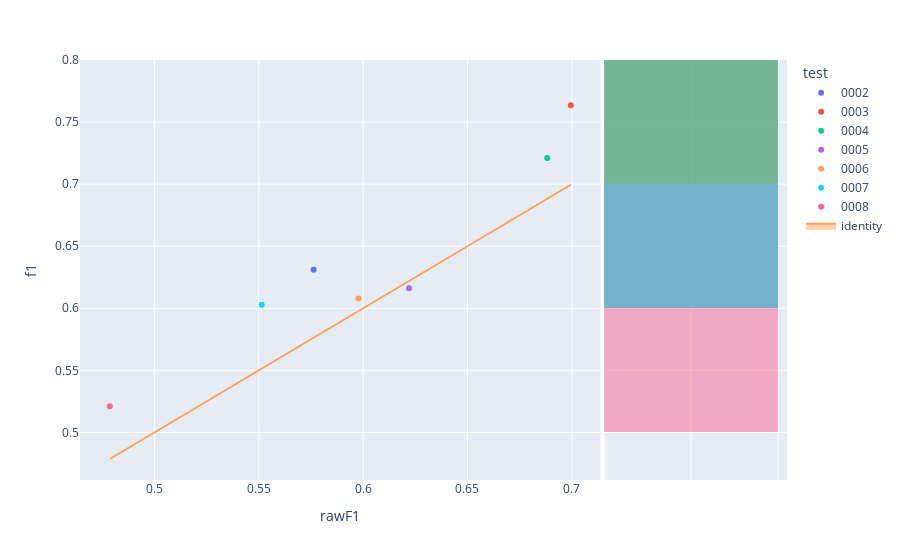

Source (notebook cell):
### Code cell
fig=px.scatter(experimentModels,x='rawF1',y='f1',color='test',hover_name='modelId', marginal_y="histogram")
fig.add_trace(
    go.Scatter(x=experimentModels['rawF1'], y=experimentModels['rawF1'], name="identity", mode='lines',fill="toself")
)
fig.show()

### Figure 1 — Plotly figure (JSON) as saved in the notebook; plotly's stock layout.template omitted (floating-point values rounded to 4 significant figures)
{"data": [{"hovertemplate": "<b>%{hovertext}</b><br><br>test=0002<br>rawF1=%{x}<br>f1=%{y}<extra></extra>", "hovertext": ["ca4abebe-7534-4387-9f7e-7e56aeb102df"], "legendgroup": "0002", "marker": {"color": "#636efa", "symbol": "circle"}, "mode": "markers", "name": "0002", "orientation": "v", "showlegend": true, "type": "scatter", "x": [0.5763], "xaxis": "x", "y": [0.6311], "yaxis": "y"}, {"alignmentgroup": "True", "bingroup": "y", "hovertemplate": "test=0002<br>f1=%{y}<br>count=%{x}<extra></extra>", "legendgroup": "0002", "marker": {"color": "#636efa"}, "name": "0002", "offsetgroup": "0002", "opacity": 0.5, "showlegend": false, "type": "histogram", "xaxis": "x2", "y": [0.6311], "yaxis": "y2"}, {"hovertemplate": "<b>%{hovertext}</b><br><br>test=0003<br>rawF1=%{x}<br>f1=%{y}<extra></extra>", "hovertext": ["ec345db7-d0e7-447a-a219-52693d52bf41"], "legendgroup": "0003", "marker": {"color": "#EF553B", "symbol": "circle"}, "mode": "markers", "name": "0003", "orientation": "v", "showlegend": true, "type": "scatter", "x": [0.6995], "xaxis": "x", "y": [0.7635], "yaxis": "y"}, {"alignmentgroup": "True", "bingroup": "y", "hovertemplate": "test=0003<br>f1=%{y}<br>count=%{x}<extra></extra>", "legendgroup": "0003", "marker": {"color": "#EF553B"}, "name": "0003", "offsetgroup": "0003", "opacity": 0.5, "showlegend": false, "type": "histogram", "xaxis": "x2", "y": [0.7635], "yaxis": "y2"}, {"hovertemplate": "<b>%{hovertext}</b><br><br>test=0004<br>rawF1=%{x}<br>f1=%{y}<extra></extra>", "hovertext": ["5efd55af-ba1f-4dd8-905e-9279a3c25d07"], "legendgroup": "0004", "marker": {"color": "#00cc96", "symbol": "circle"}, "mode": "markers", "name": "0004", "orientation": "v", "showlegend": true, "type": "scatter", "x": [0.6882], "xaxis": "x", "y": [0.7211], "yaxis": "y"}, {"alignmentgroup": "True", "bingroup": "y", "hovertemplate": "test=0004<br>f1=%{y}<br>count=%{x}<extra></extra>", "legendgroup": "0004", "marker": {"color": "#00cc96"}, "name": "0004", "offsetgroup": "0004", "opacity": 0.5, "showlegend": false, "type": "histogram", "xaxis": "x2", "y": [0.7211], "yaxis": "y2"}, {"hovertemplate": "<b>%{hovertext}</b><br><br>test=0005<br>rawF1=%{x}<br>f1=%{y}<extra></extra>", "hovertext": ["79b2270a-cfb8-4f96-987a-040fa3dc0386"], "legendgroup": "0005", "marker": {"color": "#ab63fa", "symbol": "circle"}, "mode": "markers", "name": "0005", "orientation": "v", "showlegend": true, "type": "scatter", "x": [0.622], "xaxis": "x", "y": [0.6161], "yaxis": "y"}, {"alignmentgroup": "True", "bingroup": "y", "hovertemplate": "test=0005<br>f1=%{y}<br>count=%{x}<extra></extra>", "legendgroup": "0005", "marker": {"color": "#ab63fa"}, "name": "0005", "offsetgroup": "0005", "opacity": 0.5, "showlegend": false, "type": "histogram", "xaxis": "x2", "y": [0.6161], "yaxis": "y2"}, {"hovertemplate": "<b>%{hovertext}</b><br><br>test=0006<br>rawF1=%{x}<br>f1=%{y}<extra></extra>", "hovertext": ["b1cb5f16-0c62-4dd7-b5d9-16fae63b28c5"], "legendgroup": "0006", "marker": {"color": "#FFA15A", "symbol": "circle"}, "mode": "markers", "name": "0006", "orientation": "v", "showlegend": true, "type": "scatter", "x": [0.5978], "xaxis": "x", "y": [0.6079], "yaxis": "y"}, {"alignmentgroup": "True", "bingroup": "y", "hovertemplate": "test=0006<br>f1=%{y}<br>count=%{x}<extra></extra>", "legendgroup": "0006", "marker": {"color": "#FFA15A"}, "name": "0006", "offsetgroup": "0006", "opacity": 0.5, "showlegend": false, "type": "histogram", "xaxis": "x2", "y": [0.6079], "yaxis": "y2"}, {"hovertemplate": "<b>%{hovertext}</b><br><br>test=0007<br>rawF1=%{x}<br>f1=%{y}<extra></extra>", "hovertext": ["28b0a080-fdd1-4b49-97d4-f98a8671c508"], "legendgroup": "0007", "marker": {"color": "#19d3f3", "symbol": "circle"}, "mode": "markers", "name": "0007", "orientation": "v", "showlegend": true, "type": "scatter", "x": [0.5514], "xaxis": "x", "y": [0.6029], "yaxis": "y"}, {"alignmentgroup": "True", "bingroup": "y", "hovertemplate": "test=0007<br>f1=%{y}<br>count=%{x}<extra></extra>", "legendgroup": "0007", "marker": {"color": "#19d3f3"}, "name": "0007", "offsetgroup": "0007", "opacity": 0.5, "showlegend": false, "type": "histogram", "xaxis": "x2", "y": [0.6029], "yaxis": "y2"}, {"hovertemplate": "<b>%{hovertext}</b><br><br>test=0008<br>rawF1=%{x}<br>f1=%{y}<extra></extra>", "hovertext": ["acc1aab9-4594-40ce-8d0c-f2111f7a6c69"], "legendgroup": "0008", "marker": {"color": "#FF6692", "symbol": "circle"}, "mode": "markers", "name": "0008", "orientation": "v", "showlegend": true, "type": "scatter", "x": [0.4786], "xaxis": "x", "y": [0.5212], "yaxis": "y"}, {"alignmentgroup": "True", "bingroup": "y", "hovertemplate": "test=0008<br>f1=%{y}<br>count=%{x}<extra></extra>", "legendgroup": "0008", "marker": {"color": "#FF6692"}, "name": "0008", "offsetgroup": "0008", "opacity": 0.5, "showlegend": false, "type": "histogram", "xaxis": "x2", "y": [0.5212], "yaxis": "y2"}, {"fill": "toself", "mode": "lines", "name": "identity", "type": "scatter", "x": [0.5763, 0.6995, 0.6882, 0.622, 0.5978, 0.5514, 0.4786], "y": [0.5763, 0.6995, 0.6882, 0.622, 0.5978, 0.5514, 0.4786]}], "layout": {"barmode": "overlay", "legend": {"title": {"text": "test"}, "tracegroupgap": 0}, "margin": {"t": 60}, "xaxis": {"anchor": "y", "domain": [0, 0.7363], "title": {"text": "rawF1"}}, "xaxis2": {"anchor": "y2", "domain": [0.7413, 1], "matches": "x2", "showgrid": true, "showline": false, "showticklabels": false, "ticks": ""}, "yaxis": {"anchor": "x", "domain": [0, 1], "title": {"text": "f1"}}, "yaxis2": {"anchor": "x2", "domain": [0, 1], "matches": "y", "showgrid": true, "showticklabels": false}}}
